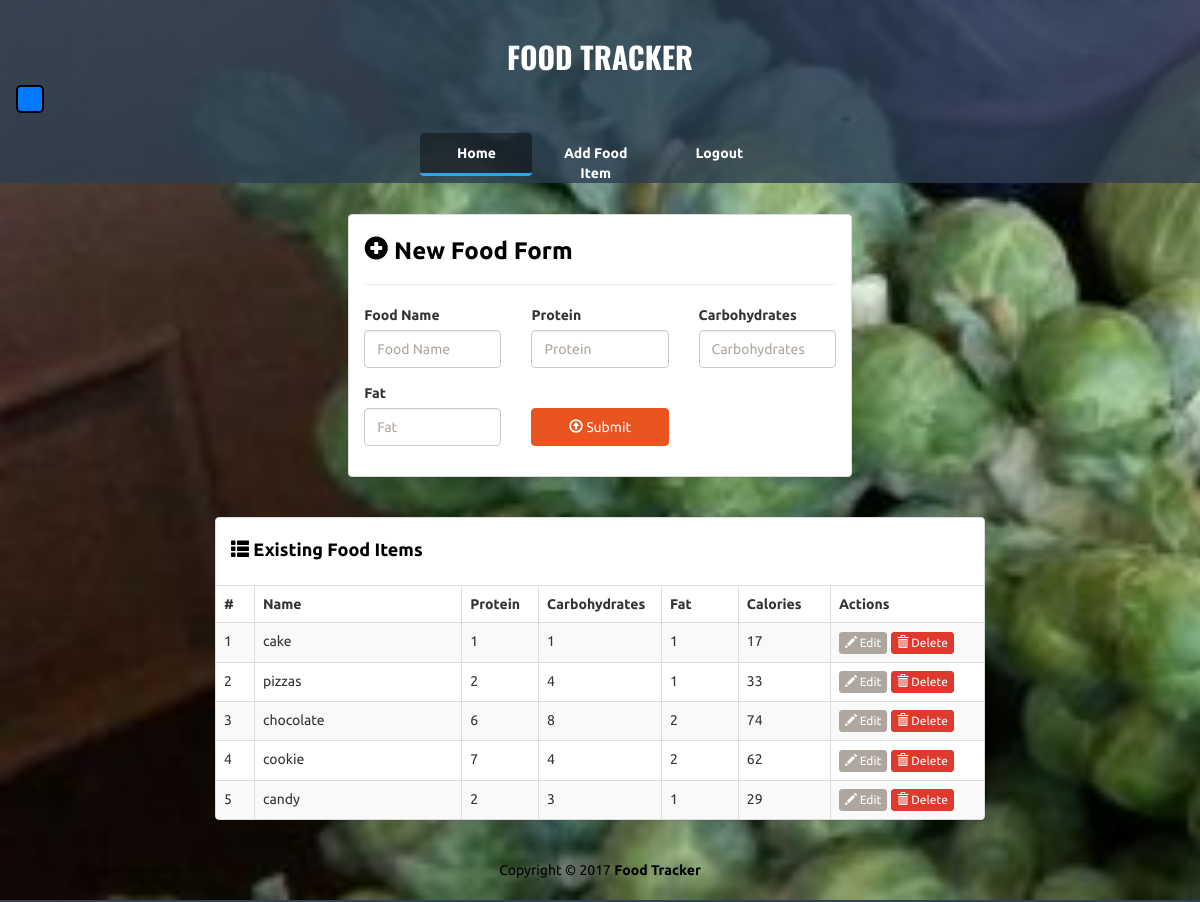
The app's page /add (signed in) with its own data.
### foodtracker/models.py (models this page shows)
class Food(db.Model):
    id = db.Column(db.Integer, primary_key=True)
    name = db.Column(db.String(50), unique=True, nullable=False)
    proteins = db.Column(db.Integer, nullable=False)
    carbs = db.Column(db.Integer, nullable=False)
    fats = db.Column(db.Integer, nullable=False)
    user_id = db.Column(db.Integer, db.ForeignKey('user.id'))
    @property
    def calories(self):
        return self.proteins * 4 + self.carbs * 4 + self.fats * 9

### foodtracker/main/routes.py (the view, shortened to what this page needs)
@main.route('/add', methods=['GET', 'POST'])
@login_required  # Ensure only logged-in users can access
def add():
    foods = Food.query.filter_by(user_id=current_user.id).all()
    return render_template('add.html', foods=foods, food=None, user=current_user)

### foodtracker/__init__.py (called while the page is built)
def create_app():
    app = Flask(__name__)
    app.config['SECRET_KEY'] = os.getenv('SECRET_KEY', 'default_secret_key')
    app.config['SQLALCHEMY_DATABASE_URI'] = 'sqlite:///db.sqlite3'
    app.config['SQLALCHEMY_TRACK_MODIFICATIONS'] = False
    db.init_app(app)
    app.register_blueprint(main)
    create_database(app)
    login_manager = LoginManager()
    login_manager.login_view = 'main.login'
    login_manager.init_app(app)
    @login_manager.user_loader
    def load_user(id):
        return User.query.get(int(id))
    return app

### foodtracker/templates/add.html (shortened to what this page needs)
{% extends "base.html" %} {% block title %}Add Food{% endblock %}
{% block content%}
			<div class="row t20" style="
    max-width: 800px; /* Limits the form width */
    margin: auto; /* Centers it horizontally */">
				<div class="col-lg-8 col-lg-offset-2">
					<div class="panel panel-default">
						<div class="panel-body">
							<h3 class="lean-h text-black">
								<i class="glyphicon glyphicon-plus-sign"></i> New Food Form
							</h3>
							<hr />
<form action="{{ url_for('main.add') }}" method="POST" role="form">
								<div class="row">
									<div class="col-lg-4">
										<div class="form-group">
											<label for="food-name">Food Name</label>
						                  	<input type="text" class="form-control" id="food-name" name="food-name" placeholder="Food Name" value="{{ food.name }}" autofocus>
										</div>
									</div>
									<div class="col-lg-4">
										<div class="form-group">
						                  <label for="protein">Protein</label>
						                  <input type="number" class="form-control" id="protein" name="protein" placeholder="Protein" value="{{ food.proteins }}">
						                </div>
									</div>
									<div class="col-lg-4">
										<div class="form-group">
						                  <label for="carbohydrates">Carbohydrates</label>
						                  <input type="number" class="form-control" id="carbohydrates" name="carbohydrates" placeholder="Carbohydrates" value="{{ food.carbs }}">
						                </div>
									</div>
								</div>
								<div class="row">
									<div class="col-lg-4">
										<div class="form-group">
						                  <label for="fat">Fat</label>
						                  <input type="number" class="form-control" id="fat" name="fat" placeholder="Fat" value="{{ food.fats }}">
						                </div>
									</div>
									<div class="col-lg-4">
										<div class="form-group">
											<button type="submit" class="btn btn-primary btn-block">
												<i class="glyphicon glyphicon-upload"></i> Submit
											</button>
										</div>
									</div>
								</div>
							</form>
						</div>
					</div>
				</div>
			</div>
			<div class="row t20">
				<div class="col-lg-8 col-lg-offset-2">
					<div class="panel panel-default">
						<div class="panel-body">
							<h4 class="lean-h text-black">
								<i class="glyphicon glyphicon-th-list"></i> Existing Food Items
							</h4>
						</div>
						<div class="table-responsive">
							<table class="table table-striped table-hover table-bordered">
								<thead>
									<tr>
										<th style="width: 5%;">#</th>
										<th>Name</th>
										<th style="width: 10%;">Protein</th>
										<th style="width: 16%;">Carbohydrates</th>
										<th style="width: 10%;">Fat</th>
										<th style="width: 12%;">Calories</th>
										<th style="width: 20%;">Actions</th>
									</tr>
								</thead>
								<tbody>
									{% for food in foods %}
									<tr>
										<td>{{ food.id }}</td><td>{{ food.name }}</td><td>{{ food.proteins }}</td>
										<td>{{ food.carbs }}</td><td>{{ food.fats }}</th><td>{{ food.calories }}</td>
										<td>
											<a href="{{ url_for('main.edit_food', food_id=food.id) }}" class="btn btn-default btn-xs">
												<i class="glyphicon glyphicon-pencil"></i> Edit
											</a>
											<a href="{{ url_for('main.delete_food', food_id=food.id) }}" class="btn btn-danger btn-xs">
												<i class="glyphicon glyphicon-trash"></i> Delete
											</a>
										</td>
									</tr>
									{% endfor %}
								</tbody>
							</table>
						</div>
					</div>
				</div>
			</div>
		{% endblock %}

### foodtracker/static/styles.css (style rules this page uses)
body { background: rgba(0, 0, 0, .4); font-family: 'Ubuntu', sans-serif; }
.t20 { margin-top: 20px; }
.lean-h { margin-top: 5px; margin-bottom: 10px; font-weight: bolder; }
.text-black { color: black !important; }

### records on screen
Food: id "1", name "cake", proteins "1", carbs "1", fats "1", calories "17"
Food: id "2", name "pizzas", proteins "2", carbs "4", fats "1", calories "33"
Food: id "3", name "chocolate", proteins "6", carbs "8", fats "2", calories "74"
Food: id "4", name "cookie", proteins "7", carbs "4", fats "2", calories "62"
Food: id "5", name "candy", proteins "2", carbs "3", fats "1", calories "29"
